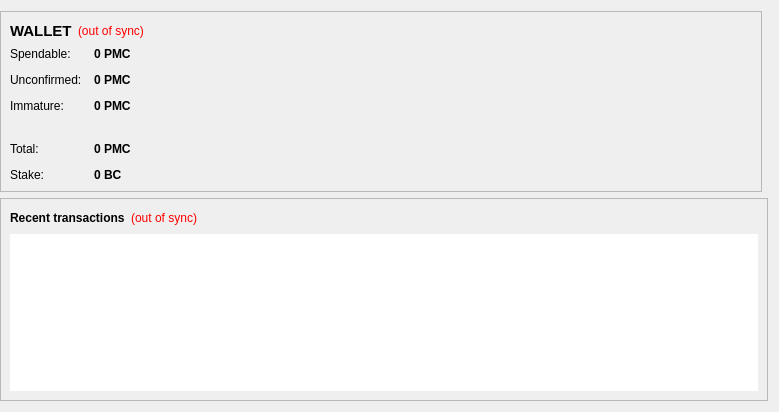
<?xml version="1.0" encoding="UTF-8"?>
<ui version="4.0">
 <class>OverviewPage</class>
 <widget class="QWidget" name="OverviewPage">
  <property name="geometry">
   <rect>
    <x>0</x>
    <y>0</y>
    <width>779</width>
    <height>412</height>
   </rect>
  </property>
  <property name="windowTitle">
   <string>Form</string>
  </property>
  <layout class="QGridLayout" name="gridLayout">
   <property name="leftMargin">
    <number>0</number>
   </property>
   <item row="0" column="0">
    <widget class="QFrame" name="walletContainer">
     <property name="sizePolicy">
      <sizepolicy hsizetype="Preferred" vsizetype="Maximum">
       <horstretch>0</horstretch>
       <verstretch>0</verstretch>
      </sizepolicy>
     </property>
     <property name="maximumSize">
      <size>
       <width>16777215</width>
       <height>220</height>
      </size>
     </property>
     <property name="frameShape">
      <enum>QFrame::StyledPanel</enum>
     </property>
     <property name="frameShadow">
      <enum>QFrame::Raised</enum>
     </property>
     <layout class="QVBoxLayout" name="verticalLayout_4">
      <item>
       <layout class="QHBoxLayout" name="walletHeader">
        <item>
         <widget class="QLabel" name="label_5">
          <property name="font">
           <font>
            <pointsize>11</pointsize>
            <weight>75</weight>
            <bold>true</bold>
           </font>
          </property>
          <property name="styleSheet">
           <string notr="true">background-color: transparent;QLabel { color: white; }</string>
          </property>
          <property name="text">
           <string>WALLET</string>
          </property>
         </widget>
        </item>
        <item>
         <widget class="QLabel" name="labelWalletStatus">
          <property name="toolTip">
           <string>The displayed information may be out of date. Your wallet automatically synchronizes with the PaymasterCoin network after a connection is established, but this process has not completed yet.</string>
          </property>
          <property name="styleSheet">
           <string notr="true">QLabel { color: red;Background-color:transparent }</string>
          </property>
          <property name="text">
           <string notr="true">(out of sync)</string>
          </property>
          <property name="alignment">
           <set>Qt::AlignLeading|Qt::AlignLeft|Qt::AlignVCenter</set>
          </property>
         </widget>
        </item>
        <item>
         <spacer name="horizontalSpacer_2">
          <property name="orientation">
           <enum>Qt::Horizontal</enum>
          </property>
          <property name="sizeHint" stdset="0">
           <size>
            <width>40</width>
            <height>20</height>
           </size>
          </property>
         </spacer>
        </item>
       </layout>
      </item>
      <item>
       <layout class="QFormLayout" name="walletStatus">
        <property name="fieldGrowthPolicy">
         <enum>QFormLayout::AllNonFixedFieldsGrow</enum>
        </property>
        <property name="horizontalSpacing">
         <number>12</number>
        </property>
        <property name="verticalSpacing">
         <number>12</number>
        </property>
        <item row="0" column="0">
         <widget class="QLabel" name="label">
          <property name="styleSheet">
           <string notr="true">background-color: transparent;</string>
          </property>
          <property name="text">
           <string>Spendable:</string>
          </property>
         </widget>
        </item>
        <item row="0" column="1">
         <widget class="QLabel" name="labelBalance">
          <property name="font">
           <font>
            <weight>75</weight>
            <bold>true</bold>
           </font>
          </property>
          <property name="cursor">
           <cursorShape>IBeamCursor</cursorShape>
          </property>
          <property name="toolTip">
           <string>Your current spendable balance</string>
          </property>
          <property name="styleSheet">
           <string notr="true"/>
          </property>
          <property name="text">
           <string notr="true">0 PMC</string>
          </property>	
          <property name="textInteractionFlags">
           <set>Qt::LinksAccessibleByMouse|Qt::TextSelectableByKeyboard|Qt::TextSelectableByMouse</set>
          </property>
         </widget>
        </item>
        <item row="2" column="0">
         <widget class="QLabel" name="label_3">
          <property name="styleSheet">
           <string notr="true">background-color: transparent;</string>
          </property>
          <property name="text">
           <string>Unconfirmed:</string>
          </property>
         </widget>
        </item>
        <item row="2" column="1">
         <widget class="QLabel" name="labelUnconfirmed">
          <property name="font">
           <font>
            <weight>75</weight>
            <bold>true</bold>
           </font>
          </property>
          <property name="cursor">
           <cursorShape>IBeamCursor</cursorShape>
          </property>
          <property name="toolTip">
           <string>Total of transactions that have yet to be confirmed, and do not yet count toward the current balance</string>
          </property>
          <property name="text">
           <string notr="true">0 PMC</string>
          </property>
          <property name="textInteractionFlags">
           <set>Qt::LinksAccessibleByMouse|Qt::TextSelectableByKeyboard|Qt::TextSelectableByMouse</set>
          </property>
         </widget>
        </item>
        <item row="3" column="0">
         <widget class="QLabel" name="labelImmatureText">
          <property name="styleSheet">
           <string notr="true">background-color: transparent;</string>
          </property>
          <property name="text">
           <string>Immature:</string>
          </property>
         </widget>
        </item>
        <item row="3" column="1">
         <widget class="QLabel" name="labelImmature">
          <property name="font">
           <font>
            <weight>75</weight>
            <bold>true</bold>
           </font>
          </property>
          <property name="toolTip">
           <string>Mined balance that has not yet matured</string>
          </property>
          <property name="text">
           <string notr="true">0 PMC</string>
          </property>
          <property name="textInteractionFlags">
           <set>Qt::LinksAccessibleByMouse|Qt::TextSelectableByKeyboard|Qt::TextSelectableByMouse</set>
          </property>
         </widget>
        </item>
        <item row="4" column="0">
         <spacer name="verticalSpacer">
          <property name="orientation">
           <enum>Qt::Vertical</enum>
          </property>
          <property name="sizeHint" stdset="0">
           <size>
            <width>20</width>
            <height>40</height>
           </size>
          </property>
         </spacer>
        </item>
        <item row="4" column="1">
         <spacer name="verticalSpacer_2">
          <property name="orientation">
           <enum>Qt::Vertical</enum>
          </property>
          <property name="sizeHint" stdset="0">
           <size>
            <width>20</width>
            <height>40</height>
           </size>
          </property>
         </spacer>
        </item>
        <item row="5" column="0">
         <widget class="QLabel" name="labelTotalText">
          <property name="styleSheet">
           <string notr="true">background-color: transparent;</string>
          </property>
          <property name="text">
           <string>Total:</string>
          </property>
         </widget>
        </item>
        <item row="5" column="1">
         <widget class="QLabel" name="labelTotal">
          <property name="font">
           <font>
            <weight>75</weight>
            <bold>true</bold>
           </font>
          </property>
          <property name="cursor">
           <cursorShape>IBeamCursor</cursorShape>
          </property>
          <property name="toolTip">
           <string>Your current total balance</string>
          </property>
          <property name="text">
           <string notr="true">0 PMC</string>
          </property>
          <property name="textInteractionFlags">
           <set>Qt::LinksAccessibleByMouse|Qt::TextSelectableByKeyboard|Qt::TextSelectableByMouse</set>
          </property>
         </widget>
        </item>
        <item row="6" column="0">
           <widget class="QLabel" name="label_6">
            <property name="text">
             <string>Stake:</string>
            </property>
           </widget>
          </item>
          <item row="6" column="1">
           <widget class="QLabel" name="labelStake">
            <property name="font">
             <font>
              <weight>75</weight>
              <bold>true</bold>
             </font>
            </property>
            <property name="cursor">
             <cursorShape>IBeamCursor</cursorShape>
            </property>
            <property name="toolTip">
             <string>Total of coins that was staked, and do not yet count toward the current balance</string>
            </property>
            <property name="text">
             <string notr="true">0 BC</string>
            </property>
            <property name="textInteractionFlags">
             <set>Qt::LinksAccessibleByMouse|Qt::TextSelectableByKeyboard|Qt::TextSelectableByMouse</set>
            </property>
           </widget>
          </item>
       </layout>
      </item>
     </layout>
    </widget>
   </item>
   <item row="0" column="1">
    <widget class="QFrame" name="hashTokenStatusContainer">
     <property name="sizePolicy">
      <sizepolicy hsizetype="Preferred" vsizetype="Fixed">
       <horstretch>0</horstretch>
       <verstretch>0</verstretch>
      </sizepolicy>
     </property>
     <property name="maximumSize">
      <size>
       <width>16777215</width>
       <height>220</height>
      </size>
     </property>
     <property name="frameShape">
      <enum>QFrame::StyledPanel</enum>
     </property>
     <property name="frameShadow">
      <enum>QFrame::Raised</enum>
     </property>
    </widget>
   </item>

   <item row="1" column="0" colspan="2">
    <widget class="QFrame" name="transactionContainer">
     <property name="frameShape">
      <enum>QFrame::StyledPanel</enum>
     </property>
     <property name="frameShadow">
      <enum>QFrame::Raised</enum>
     </property>
     <layout class="QVBoxLayout" name="verticalLayout">
      <item>
       <layout class="QHBoxLayout" name="recentTransactionsHeader">
        <item>
         <widget class="QLabel" name="label_4">
          <property name="styleSheet">
           <string notr="true">background-color: transparent;</string>
          </property>
          <property name="text">
           <string>&lt;b&gt;Recent transactions&lt;/b&gt;</string>
          </property>
         </widget>
        </item>
        <item>
         <widget class="QLabel" name="labelTransactionsStatus">
          <property name="toolTip">
           <string>The displayed information may be out of date. Your wallet automatically synchronizes with the PaymasterCoin network after a connection is established, but this process has not completed yet.</string>
          </property>
          <property name="styleSheet">
           <string notr="true">QLabel { color: red;Background-color:transparent }</string>
          </property>
          <property name="text">
           <string notr="true">(out of sync)</string>
          </property>
          <property name="alignment">
           <set>Qt::AlignRight|Qt::AlignTrailing|Qt::AlignVCenter</set>
          </property>
         </widget>
        </item>
        <item>
         <spacer name="horizontalSpacer">
          <property name="orientation">
           <enum>Qt::Horizontal</enum>
          </property>
          <property name="sizeHint" stdset="0">
           <size>
            <width>40</width>
            <height>20</height>
           </size>
          </property>
         </spacer>
        </item>
       </layout>
      </item>
      <item>
       <widget class="QListView" name="listTransactions">
        <property name="frameShape">
         <enum>QFrame::NoFrame</enum>
        </property>
        <property name="horizontalScrollBarPolicy">
         <enum>Qt::ScrollBarAlwaysOff</enum>
        </property>
        <property name="editTriggers">
         <set>QAbstractItemView::NoEditTriggers</set>
        </property>
        <property name="selectionMode">
         <enum>QAbstractItemView::NoSelection</enum>
        </property>
       </widget>
      </item>
     </layout>
    </widget>
   </item>
  </layout>
 </widget>
 <resources/>
 <connections/>
</ui>
